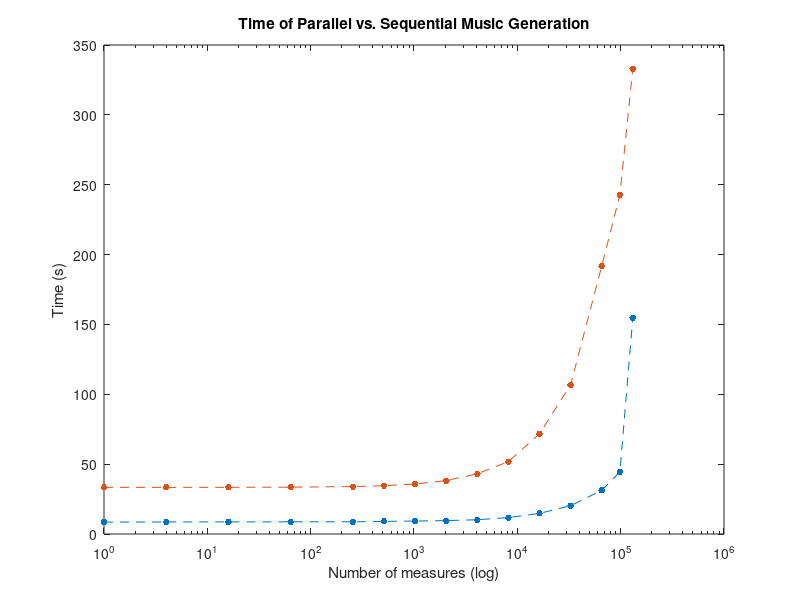
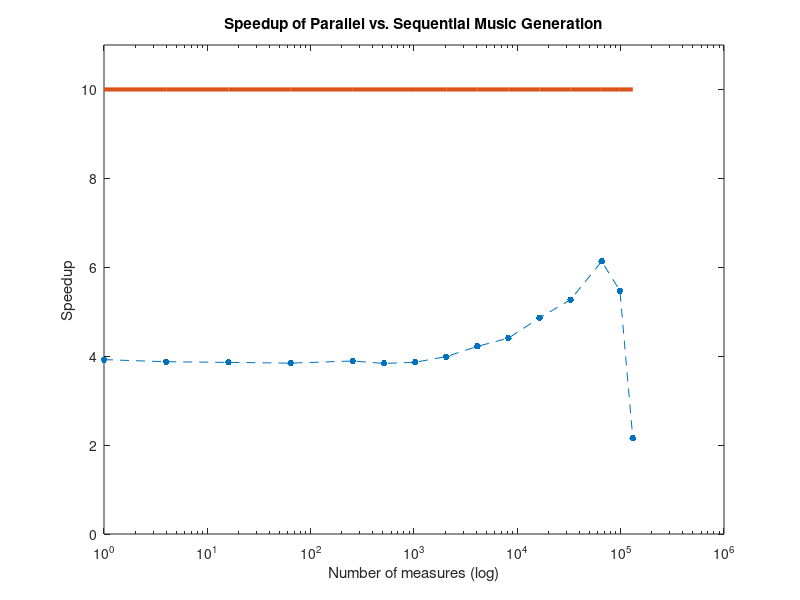

Reproduce these figures in MATLAB, in order.
N = [
    1,
    4,
    16,
    64,
    256,
    512,
    1024,
    2048,
    4096,
    8192,
    16384,
    32768,
    65536,
    98304,
    131072
];

z = zeros(1, 15);
z(:) = 10;

parallelTime = [
8.51188755,
8.617859602,
8.658136845,
8.724551678,
8.728380203,
9.012953758,
9.260383368,
9.587109804,
10.21303654,
11.75171542,
14.7658546,
20.24373436,
31.25442457,
44.38340068,
154.7996364
];

seqTime = [
    33.3893373,
33.39363289,
33.42382145,
33.53398538,
33.96940446,
34.58017826,
35.773175,
38.25236225,
43.09434056,
51.77858377,
71.78258991,
106.7150185,
191.6852055,
242.8648696,
333.0364153
];

%%% Plotting %%%
semilogx(N, parallelTime, '--.', 'MarkerSize', 15) 
hold on
semilogx(N, seqTime, '--.', 'MarkerSize', 15)
title('Time of Parallel vs. Sequential Music Generation')
ylabel('Time (s)')
xlabel('Number of measures (log)')

figure;
semilogx(N, seqTime ./ parallelTime, '--.', 'MarkerSize', 15) 
hold on
semilogx(N, z, 'LineWidth', 3)
title('Speedup of Parallel vs. Sequential Music Generation')
ylabel('Speedup')
ylim([0, 11])
xlabel('Number of measures (log)')